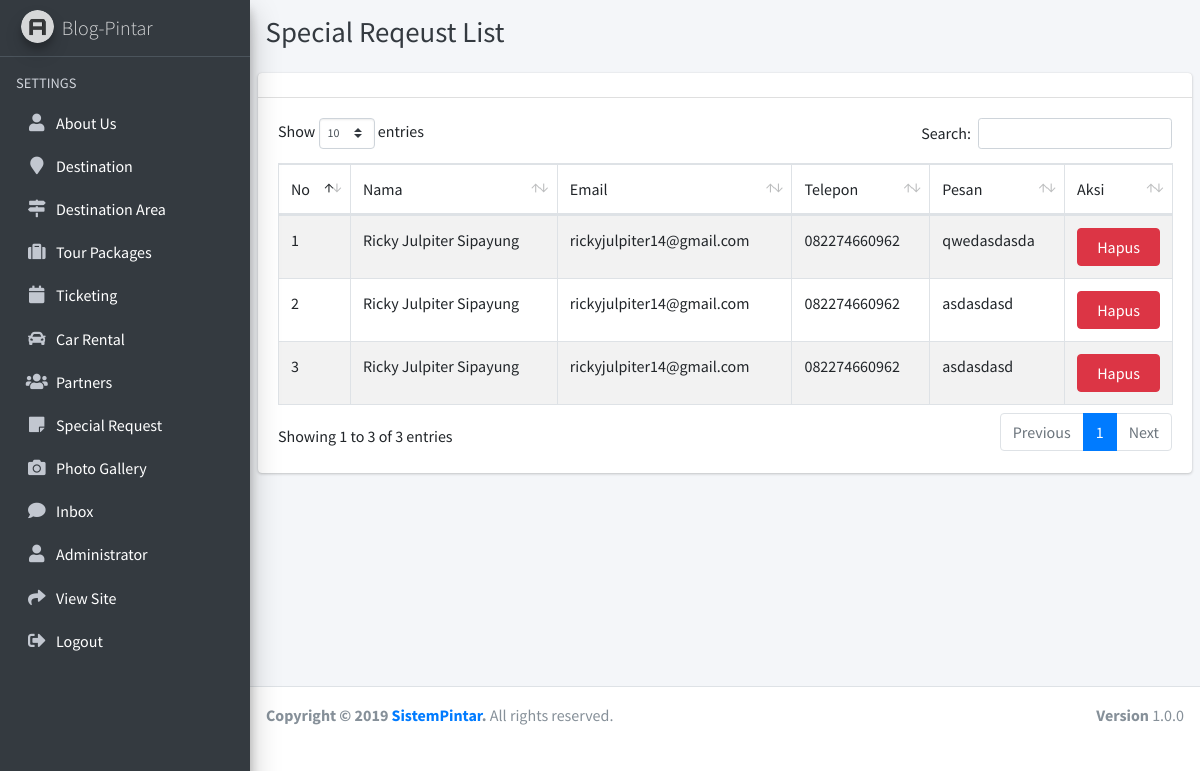
Page /admin/request/index.php (signed in) on the committed database.
### tables this page shows
CREATE TABLE `request` (
  `id` int(10) NOT NULL,
  `nama` varchar(100) DEFAULT NULL,
  `email` varchar(100) DEFAULT NULL,
  `telepon` varchar(100) DEFAULT NULL,
  `wa` varchar(12) NOT NULL,
  `alamat` text NOT NULL,
  `subject` text NOT NULL,
  `pesan` text DEFAULT NULL
);

### admin/request/index.php (the view, shortened to what this page needs)
<!DOCTYPE html>
<html>
<?php include '../adm_template/head.php'; ?>
<body class="hold-transition sidebar-mini layout-fixed">
<div class="wrapper">
  <?php include '../adm_template/sidebar.php'; ?>
  <div class="content-wrapper">
    <div class="content-header">
      <div class="container-fluid">
        <div class="row mb-2">
          <div class="col-sm-6">
            <h1 class="m-0 text-dark">Special Reqeust List</h1>
          </div>
        </div>
      </div>
    </div>
    <section class="content">
      <div class="row">
        <div class="col-12">
          <div class="card">
            <div class="card-header">
            </div>
            <div class="card-body">
              <table id="example1" class="table table-bordered table-striped">
                <thead>
                  <tr>
                    <td>No</td>
                    <td>Nama</td>
                    <td>Email</td>
                    <td>Telepon</td>
                    <td>Pesan</td>
                    <td>Aksi</td>
                  </tr>
                </thead>
                <tbody>
                  <?php
                  $query_mysql = mysqli_query($koneksi,"SELECT * FROM request")or die(mysqli_error());
                  $nomor = 1;
                  while($data = mysqli_fetch_array($query_mysql)){
                    $idPesan = $data['id'];
                    $namaPesan = $data['nama'];
                    $emailPesan = $data['email'];
                    $teleponPesan = $data['telepon'];
                    $pesanPesan = $data['pesan'];
                  ?>
                  <tr>
                    <td><?php echo $nomor++; ?></td>
                    <td><?php echo $namaPesan; ?></td>
                    <td><?php echo $emailPesan; ?></td>
                    <td><?php echo $teleponPesan; ?></td>
                    <td><?php echo $pesanPesan; ?></td>
                    <td>
                      <a href='hapus?idPesan=<?php echo $idPesan; ?>' class="btn btn-danger btn-block">Hapus</a>
                    </td>
                  </tr>
                  <?php } ?>
                </tbody>
              </table>
            </div>
          </div>
        </div>
      </div>
    </section>
  </div>
  <?php include '../adm_template/footer.php'; ?>
</div>
</body>
</html>

### rows in the picture
request: nama "Ricky Julpiter Sipayung", email "rickyjulpiter14@gmail.com", telepon "082274660962", pesan "qwedasdasda"
request: nama "Ricky Julpiter Sipayung", email "rickyjulpiter14@gmail.com", telepon "082274660962", pesan "asdasdasd"
request: nama "Ricky Julpiter Sipayung", email "rickyjulpiter14@gmail.com", telepon "082274660962", pesan "asdasdasd"
